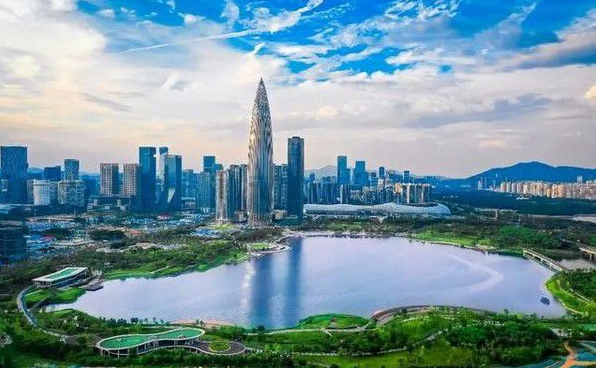
#> input picture IndustrialManufacturing/ImageSegmentation/images/shenzhen.png, 596 x 368 px
$ python Kmeans.py
#> lines starting #> are read from the running program, lines starting #| are printed output that depends on the picture
import numpy as np
import cv2 as cv
import matplotlib.pyplot as plt

def test_KMeans(image_path) :
#> called with image_path = 'images/shenzhen.png'
    image = cv.imread(image_path, cv.IMREAD_COLOR)
#> image is the input picture: shape (368, 596, 3); mean B, G, R 159.9, 149.1, 118.4
    image = cv.cvtColor(image, cv.COLOR_BGR2RGB)
    pixel_value = np.float32(image.reshape((-1, 3)))

    #终止条件
    criteria = (cv.TERM_CRITERIA_EPS + cv.TERM_CRITERIA_MAX_ITER, 200, 0.1)

    #起始的中心选择
    flags = cv.KMEANS_RANDOM_CENTERS

    #定义簇的数量
    K = 3

    _, labels, center = cv.kmeans(pixel_value, K, None, criteria, 10, flags)
#> center = [[33.71, 71.75, 57.48], [193.6, 202.1, 214.3], [65.87, 134.1, 173]]
    center = np.uint8(center)
#> center = [[33, 71, 57], [193, 202, 214], [65, 134, 173]]
    print(center)
#| [[ 33  71  57]
#|  [193 202 214]
#|  [ 65 134 173]]

    #将所有像素转换为质心的颜色
    # segmented_image = center[labels.flatten()]

    labels = labels.flatten()
    segmented_image = np.zeros((len(labels), 3), dtype = np.uint8)
    for i in range(len(labels)) :
        segmented_image[i] = center[labels[i]]

    #重塑回原始图像尺寸
    segmented_image = segmented_image.reshape((image.shape))
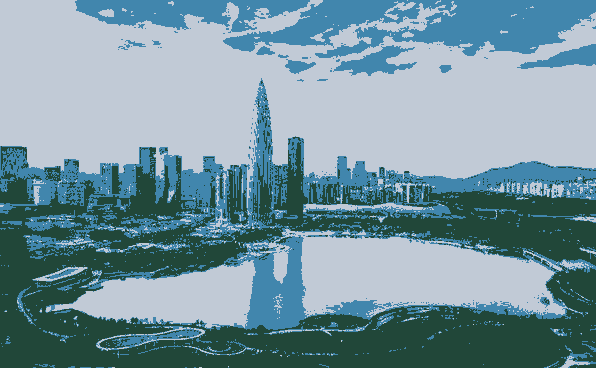
#> segmented_image: shape (368, 596, 3); mean R, G, B 117.7, 148.8, 159.6

    plt.figure(figsize = (8, 4))
    plt.subplot(121)
    plt.imshow(image)
    plt.axis('off')
    plt.title(f'$input\_image$')
    plt.subplot(122)
    plt.imshow(segmented_image)
    plt.axis('off')
    plt.title(f'$segmented\_image$')
    plt.tight_layout()
    plt.savefig('segmented_result.png')
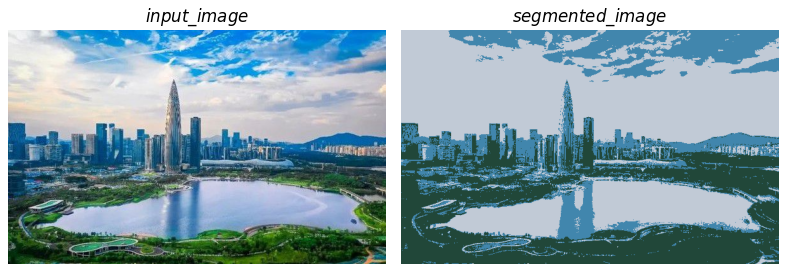
#> figure drawn by matplotlib, 2 panels
    plt.show()

if __name__ == '__main__':
    test_KMeans('images/shenzhen.png')

$ run again, with IndustrialManufacturing/ImageSegmentation/images/car_plate.png copied over IndustrialManufacturing/ImageSegmentation/images/shenzhen.png
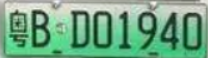
#> input picture IndustrialManufacturing/ImageSegmentation/images/car_plate.png, 208 x 58 px
#> in test_KMeans, image is the input picture: shape (58, 208, 3); mean B, G, R 132.1, 167.1, 112.7
#> in test_KMeans, `_, labels, center = cv.kmeans(pixel_value, K, None, criteria, 10, flags)`: labels = 12064 values, max 2 at index 2115, min 0 at index 0, mean 0.945; center = [[185.5, 204.5, 187], [104.3, 180.7, 134.9], [40.02, 94.01, 59.16]]
#> in test_KMeans, `center = np.uint8(center)`: center = [[185, 204, 187], [104, 180, 134], [40, 94, 59]]
#| [[185 204 187]
#|  [104 180 134]
#|  [ 40  94  59]]
#> in test_KMeans, `segmented_image = segmented_image.reshape((image.shape))`:
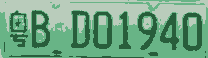
#> segmented_image: shape (58, 208, 3); mean R, G, B 112.5, 166.6, 131.7
#> in test_KMeans, `plt.savefig('segmented_result.png')`:
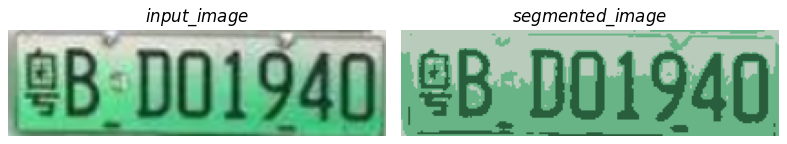
#> figure drawn by matplotlib, 2 panels
